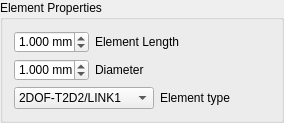
     <widget class="QGroupBox" name="groupBox_element">
      <property name="enabled">
       <bool>true</bool>
      </property>
      <property name="styleSheet">
       <string notr="true">border-color: rgb(182, 182, 182);</string>
      </property>
      <property name="title">
       <string>Element Properties</string>
      </property>
      <layout class="QVBoxLayout" name="verticalLayout_element">
       <property name="spacing">
        <number>6</number>
       </property>
       <item>
        <layout class="QHBoxLayout" name="horizontalLayout_elementLength">
         <item>
          <widget class="QDoubleSpinBox" name="elementLength">
           <property name="sizePolicy">
            <sizepolicy hsizetype="Fixed" vsizetype="Fixed">
             <horstretch>0</horstretch>
             <verstretch>0</verstretch>
            </sizepolicy>
           </property>
           <property name="minimumSize">
            <size>
             <width>75</width>
             <height>20</height>
            </size>
           </property>
           <property name="maximumSize">
            <size>
             <width>75</width>
             <height>16777215</height>
            </size>
           </property>
           <property name="toolTip">
            <string>Reinforcement element length</string>
           </property>
           <property name="suffix">
            <string> mm</string>
           </property>
           <property name="decimals">
            <number>3</number>
           </property>
           <property name="minimum">
            <double>0.001000000000000</double>
           </property>
           <property name="maximum">
            <double>999999.000000000000000</double>
           </property>
           <property name="value">
            <double>1.000000000000000</double>
           </property>
          </widget>
         </item>
         <item>
          <widget class="QLabel" name="label_elementLength">
           <property name="text">
            <string>Element Length</string>
           </property>
          </widget>
         </item>
         <item>
          <spacer name="horizontalSpacer_elementLength">
           <property name="orientation">
            <enum>Qt::Horizontal</enum>
           </property>
           <property name="sizeHint" stdset="0">
            <size>
             <width>40</width>
             <height>20</height>
            </size>
           </property>
          </spacer>
         </item>
        </layout>
       </item>
       <item>
        <layout class="QHBoxLayout" name="horizontalLayout_elementDiameter">
         <item>
          <widget class="QDoubleSpinBox" name="elementDiameter">
           <property name="sizePolicy">
            <sizepolicy hsizetype="Fixed" vsizetype="Fixed">
             <horstretch>0</horstretch>
             <verstretch>0</verstretch>
            </sizepolicy>
           </property>
           <property name="minimumSize">
            <size>
             <width>75</width>
             <height>20</height>
            </size>
           </property>
           <property name="maximumSize">
            <size>
             <width>75</width>
             <height>16777215</height>
            </size>
           </property>
           <property name="toolTip">
            <string>Reinforcement diameter saved in the data file</string>
           </property>
           <property name="suffix">
            <string> mm</string>
           </property>
           <property name="decimals">
            <number>3</number>
           </property>
           <property name="minimum">
            <double>0.000000000000000</double>
           </property>
           <property name="maximum">
            <double>999999.000000000000000</double>
           </property>
           <property name="value">
            <double>1.000000000000000</double>
           </property>
          </widget>
         </item>
         <item>
          <widget class="QLabel" name="label_elementDiameter">
           <property name="text">
            <string>Diameter</string>
           </property>
          </widget>
         </item>
         <item>
          <spacer name="horizontalSpacer_elementDiameter">
           <property name="orientation">
            <enum>Qt::Horizontal</enum>
           </property>
           <property name="sizeHint" stdset="0">
            <size>
             <width>40</width>
             <height>20</height>
            </size>
           </property>
          </spacer>
         </item>
        </layout>
       </item>
       <item>
        <layout class="QHBoxLayout" name="horizontalLayout_reinfElementType">
         <item>
          <widget class="QComboBox" name="reinfElementType">
           <property name="sizePolicy">
            <sizepolicy hsizetype="Fixed" vsizetype="Fixed">
             <horstretch>0</horstretch>
             <verstretch>0</verstretch>
            </sizepolicy>
           </property>
           <property name="minimumSize">
            <size>
             <width>140</width>
             <height>0</height>
            </size>
           </property>
           <property name="maximumSize">
            <size>
             <width>180</width>
             <height>16777215</height>
            </size>
           </property>
           <property name="toolTip">
            <string>Reinforcement element type saved with inputs</string>
           </property>
           <item>
            <property name="text">
             <string>2DOF-T2D2/LINK1</string>
            </property>
           </item>
          </widget>
         </item>
         <item>
          <widget class="QLabel" name="label_reinfElementType">
           <property name="text">
            <string>Element type</string>
           </property>
          </widget>
         </item>
         <item>
          <spacer name="horizontalSpacer_reinfElementType">
           <property name="orientation">
            <enum>Qt::Horizontal</enum>
           </property>
           <property name="sizeHint" stdset="0">
            <size>
             <width>40</width>
             <height>20</height>
            </size>
           </property>
          </spacer>
         </item>
        </layout>
       </item>
      </layout>
     </widget>
